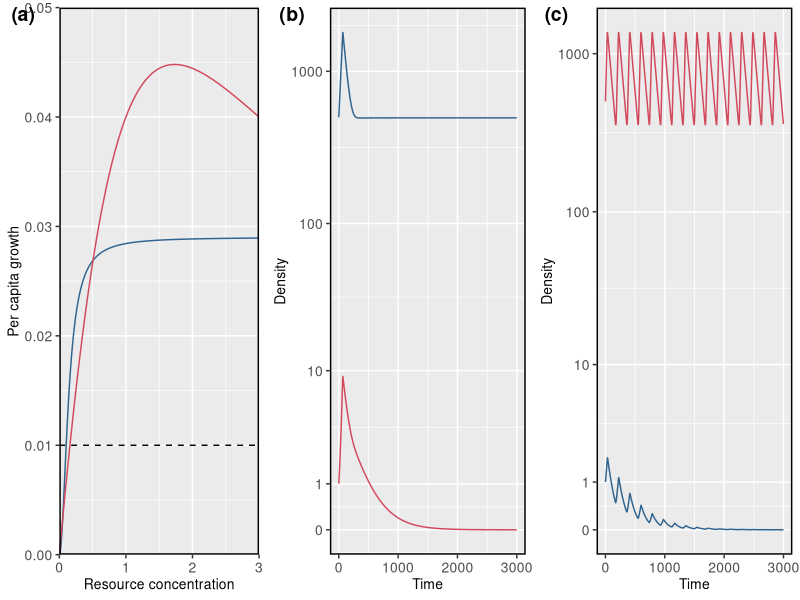

The R source for this figure:
#####################################################
#### PFD via relative nonlinearity ##################
#####################################################

library(deSolve)
library(tidyr)
library(ggplot2)
library(cowplot)


mech.chemo.logis = function(Time, State, Pars)
{
  with(as.list(c(State, Pars)),
       {
         dN1 = N1*r1*(R^2)/(k1+R^2) - d1*N1
         dN2 = N2*r2*(R)/(k2+ R+ ((R^2)/ki2)) - d2*N2
         dR =  resR*R*(1-R/resK) - ((N1*(R^2)*r1*Q1)/(k1+R^2)) - Q2*(((N2*r2*R)/((k2)+R+((R^2)/ki2))))
         return(list(c(dN1, dN2, dR)))
       })
}


baseplot.ode = function(out.monod, Cxlim = NULL){
  par(mfrow=c(1,2))
  # Convert pop sizes less than 0.0001 to zero.
  out.monod$N1[out.monod$N1 < 0.01 & out.monod$N1 > 0] = 0
  out.monod$N2[out.monod$N2 < 0.01 & out.monod$N2 > 0] = 0
  matplot(out.monod[,1],(out.monod[,2:3]), log = "y", type="l",xlab="Time",ylab="Consumer abundance (log scale)",col=c("blue","red"),lty=1,las=1,bty='l', xlim = Cxlim)
  matplot(out.monod[,1],(out.monod[,4]),type="l",xlab="Time",ylab="Resource abundance",col=c("green"),lty=1,las=1,bty='l', xlim = Cxlim)
  par(mfrow = c(1,1))
}


## visualise functional responses
holling.sim.type3 = function(x = R, r = r, k = k){
  per.cap = r*(x)^2/((k)+(x)^2)
  return(per.cap)
}

monod.inhib = function(x = R, r = r, k = k, ki=ki){
  per.cap = r*(x)/((k)+(x) + ((x)^2)/ki2)
  return(per.cap)
}


# Set up time steps
time.total = 3000 # real length of simulation
times=round(seq(0.1,time.total,by=0.1),1) # total number of time-steps

### ODE Parameter space 
r1 = 0.029; r2 = 0.2
k1 = 0.02; k2 = 3
Q1 = 0.01; Q2 = 0.01
d1 = d2 = 0.01
ki2 = 1

#res logis
resR = 0.5
resK = 3
S = resK

#######################################
# N1 pfd
monod.ini=c(N1=500, N2=1, R=resK)

# Run the numerical simulations
out.N1wins=as.data.frame(ode(func=mech.chemo.logis,
                            y=monod.ini,
                            parms=NULL,
                            times=times,
                            method = "lsoda", events = NULL))# list(func = multieventfun, time = allevents)))

#baseplot.ode(out.N1wins, Cxlim = NULL) 
# #######################################
# #N2 pfd
monod.ini=c(N1=1, N2=500, R=resK)

# Run the numerical simulations
out.N2wins=as.data.frame(ode(func=mech.chemo.logis,
                             y=monod.ini,
                             parms=NULL,
                             times=times,
                             method = "lsoda", events = NULL))# list(func = multieventfun, time = allevents)))
#baseplot.ode(out.N2wins, Cxlim = NULL) 


# Generate ms fig 2

comp.gg = gather(out.N1wins, state.var, count, -time)
comp.plot.N1wins = ggplot(comp.gg[comp.gg$state.var != "R" & comp.gg$state.var != "E" ,], aes(y = count, x= time)) +
  geom_line(aes(group = state.var, col = state.var)) + scale_y_continuous(breaks=c(0,1,10,100,1000,4000), trans="log1p") +
  scale_color_manual(values = c("#30638e", "#d1495b")) +
  theme(legend.position="none") +
  ylab("Density") + xlab("Time") +
  panel_border(colour = "black") + 
  theme(axis.text = element_text(size = 10),
        axis.title= element_text(size = 10)) 

comp.gg = gather(out.N2wins, state.var, count, -time)
comp.plot.N2wins = ggplot(comp.gg[comp.gg$state.var != "R" & comp.gg$state.var != "E" ,], aes(y = count, x= time)) +
  geom_line(aes(group = state.var, col = state.var)) + scale_y_continuous(breaks=c(0,1,10,100,1000,4000), trans="log1p") +
  scale_color_manual(values = c("#30638e", "#d1495b")) +
  theme(legend.position="none") +
  ylab("Density") + xlab("Time") +
  panel_border(colour = "black") + 
  theme(axis.text = element_text(size = 10),
        axis.title= element_text(size = 10)) 

resource.levels = seq(0,S,by = 0.01) 
resp.blue = holling.sim.type3(x = resource.levels, r = r1, k = k1)
resp.red = monod.inhib(ki = ki2, x = resource.levels, r = r2, k = k2)
monod.mat = data.frame(resource.levels,resp.blue,resp.red)
monod.gg = gather(monod.mat, key = resp, value = count, -resource.levels)

monod.plot1 = ggplot(monod.gg, aes(y = count, x = resource.levels)) +
  geom_line(aes(col = resp)) + 
  scale_color_manual(values = c("#30638e", "#d1495b")) +
  theme(legend.position="none") + 
  xlab("Resource concentration") + ylab("Per capita growth") +
  panel_border(colour = "black") + geom_hline(yintercept = d1, linetype = "dashed") + 
  theme(axis.text = element_text(size = 10),
        axis.title= element_text(size = 10)) + ylim(0,0.05) +
  coord_cartesian(expand = FALSE)

plot_grid(monod.plot1, comp.plot.N1wins,comp.plot.N2wins, labels = c("(a)", "(b)", "(c)"), nrow = 1)
